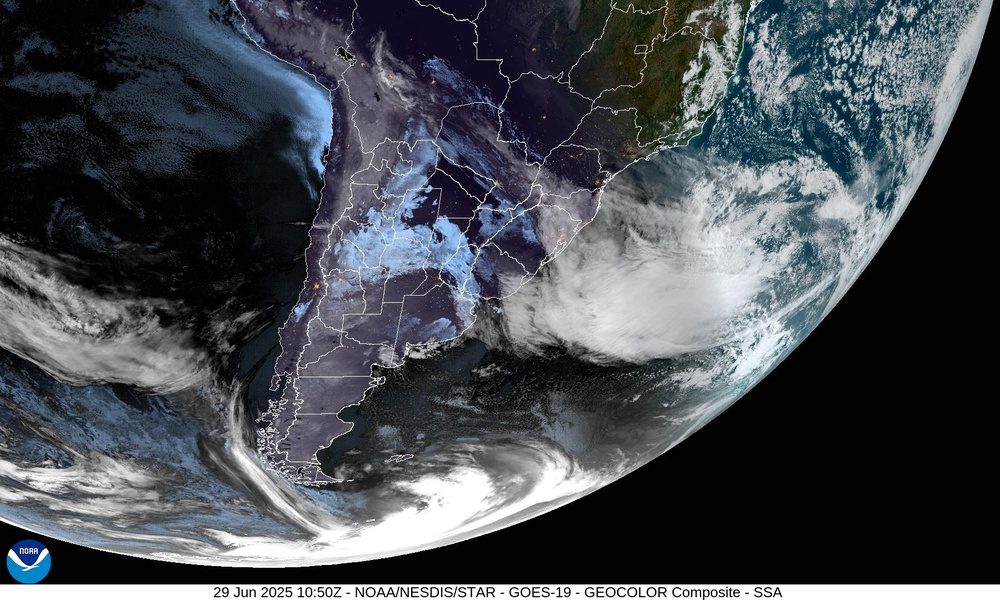
#> input picture visaoComputacional/atividade1/20251801050_GOES19-ABI-ssa-GEOCOLOR-1800x1080.jpg, 1000 x 600 px, shrunk from 1800 x 1080 before the run
$ python atividade1_GleyssonBettin.py
#> lines starting #> are read from the running program, lines starting #| are printed output that depends on the picture; after the words box and inside, x2 and y2 are one past the last pixel; in counts of white or black regions, pixels touching at a corner belong together
# ===============================================================
# Atividade 1 - Disciplina: Visão Computacional
# Autor: Gleysson Bettin
# Descrição: Aplica técnicas de PDI em imagens satelitais NOAA GOES-East conforme roteiro da atividade.
# ===============================================================

import cv2
import numpy as np
import os

# === Caminhos das imagens ===
img1_path = "20251801050_GOES19-ABI-ssa-GEOCOLOR-1800x1080.jpg"
img2_path = "20251801150_GOES19-ABI-ssa-GEOCOLOR-1800x1080.jpg"
img3_path = "20251801250_GOES19-ABI-ssa-GEOCOLOR-1800x1080.jpg"

# === Pasta de saída ===
output_dir = "resultados"
os.makedirs(output_dir, exist_ok=True)

# === 1. Carregar imagens ===
img1 = cv2.imread(img1_path)
#> img1 is the input picture: shape (600, 1000, 3); mean B, G, R 80.5, 74.3, 70
img2 = cv2.imread(img2_path)
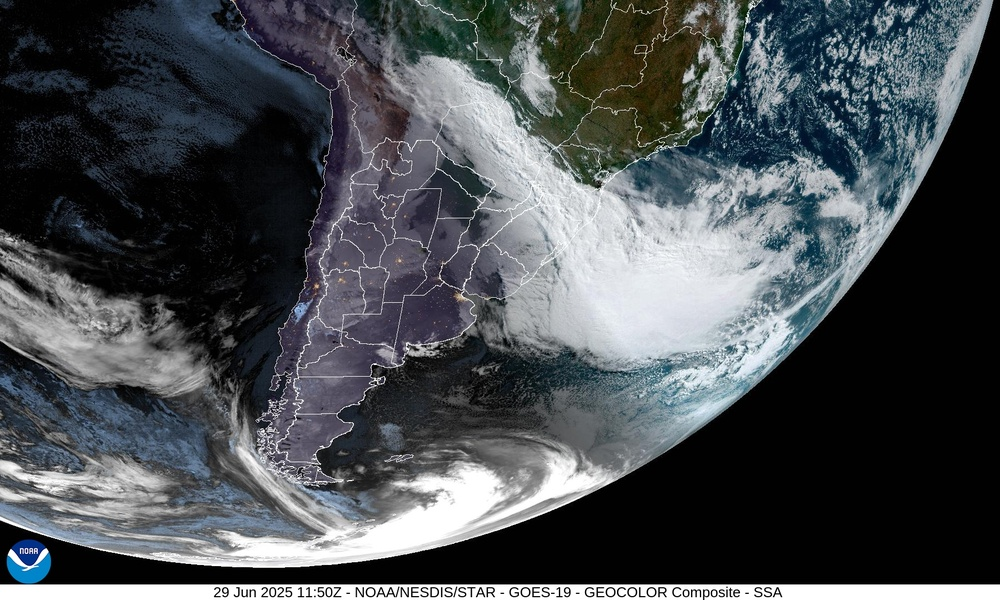
#> input picture visaoComputacional/atividade1/20251801150_GOES19-ABI-ssa-GEOCOLOR-1800x1080.jpg, 1000 x 600 px, shrunk from 1800 x 1080 before the run
#> img2 is the input picture: shape (600, 1000, 3); mean B, G, R 82.1, 78.3, 73.6
img3 = cv2.imread(img3_path)
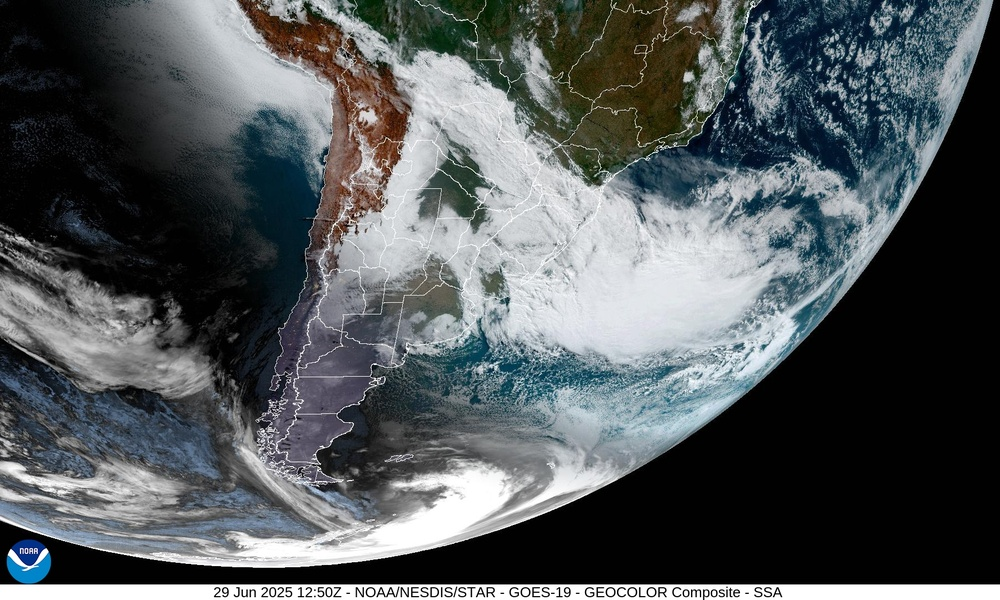
#> input picture visaoComputacional/atividade1/20251801250_GOES19-ABI-ssa-GEOCOLOR-1800x1080.jpg, 1000 x 600 px, shrunk from 1800 x 1080 before the run
#> img3 is the input picture: shape (600, 1000, 3); mean B, G, R 90.9, 88.7, 83.3

if img1 is None or img2 is None or img3 is None:
    raise FileNotFoundError("Erro: verifique os caminhos das imagens.")

# === 2. Converter para tons de cinza ===
gray1 = cv2.cvtColor(img1, cv2.COLOR_BGR2GRAY)
gray2 = cv2.cvtColor(img2, cv2.COLOR_BGR2GRAY)
gray3 = cv2.cvtColor(img3, cv2.COLOR_BGR2GRAY)

cv2.imwrite(os.path.join(output_dir, "01_gray1.png"), gray1)
cv2.imwrite(os.path.join(output_dir, "01_gray2.png"), gray2)
cv2.imwrite(os.path.join(output_dir, "01_gray3.png"), gray3)

# === 3. Normalizar ===
norm1 = cv2.normalize(gray1, None, 0, 255, cv2.NORM_MINMAX)
norm2 = cv2.normalize(gray2, None, 0, 255, cv2.NORM_MINMAX)
norm3 = cv2.normalize(gray3, None, 0, 255, cv2.NORM_MINMAX)

cv2.imwrite(os.path.join(output_dir, "02_norm1.png"), norm1)
cv2.imwrite(os.path.join(output_dir, "02_norm2.png"), norm2)
cv2.imwrite(os.path.join(output_dir, "02_norm3.png"), norm3)

# === 4. Ajuste de brilho ===
brilho_val = 50
bright1 = cv2.convertScaleAbs(norm1, alpha=1, beta=brilho_val)
bright2 = cv2.convertScaleAbs(norm2, alpha=1, beta=brilho_val)
bright3 = cv2.convertScaleAbs(norm3, alpha=1, beta=brilho_val)

cv2.imwrite(os.path.join(output_dir, "03_bright1.png"), bright1)
cv2.imwrite(os.path.join(output_dir, "03_bright2.png"), bright2)
cv2.imwrite(os.path.join(output_dir, "03_bright3.png"), bright3)

# === 5. Limiarização ===
limiar = 127
_, thresh1 = cv2.threshold(bright1, limiar, 255, cv2.THRESH_BINARY)
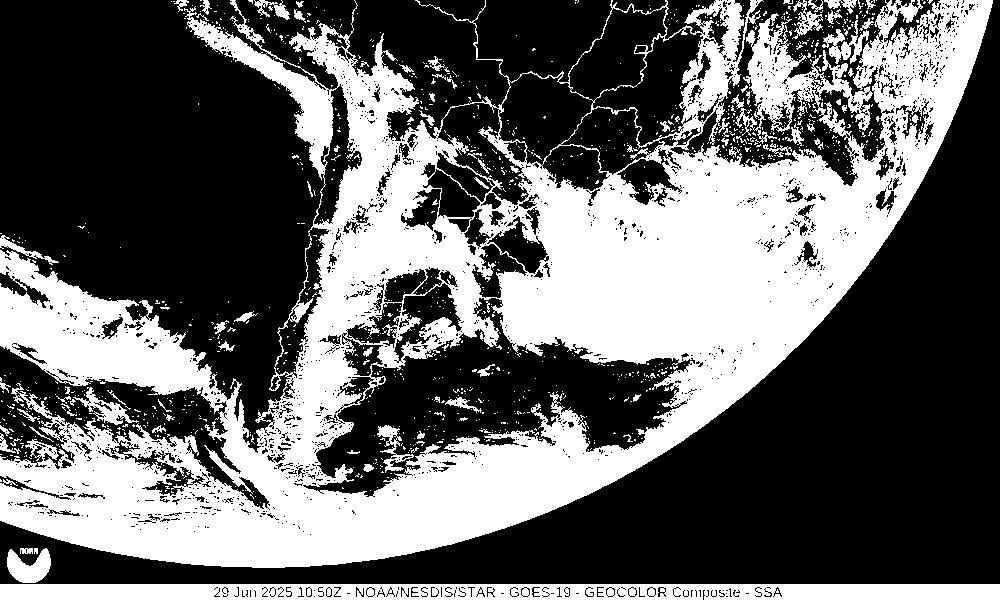
#> thresh1: shape (600, 1000); 39.4% white; 1203 white regions (1120 under 20 px), largest, box (x1, y1, x2, y2) and area: (0, 0, 993, 568) 210761, (0, 584, 1000, 600) 14761, (7, 548, 51, 583) 973
_, thresh2 = cv2.threshold(bright2, limiar, 255, cv2.THRESH_BINARY)
#> thresh2: shape (600, 1000); 40.5% white; 1297 white regions (1210 under 20 px), largest, box (x1, y1, x2, y2) and area: (0, 0, 993, 568) 214357, (0, 584, 1000, 600) 14768, (745, 18, 806, 126) 2653
_, thresh3 = cv2.threshold(bright3, limiar, 255, cv2.THRESH_BINARY)
#> thresh3: shape (600, 1000); 46.5% white; 1269 white regions (1179 under 20 px), largest, box (x1, y1, x2, y2) and area: (0, 0, 993, 568) 233598, (0, 243, 221, 400) 15963, (0, 584, 1000, 600) 14766

cv2.imwrite(os.path.join(output_dir, "04_thresh1.png"), thresh1)
cv2.imwrite(os.path.join(output_dir, "04_thresh2.png"), thresh2)
cv2.imwrite(os.path.join(output_dir, "04_thresh3.png"), thresh3)

# === 6. Inversão ===
inv1 = cv2.bitwise_not(thresh1)
inv2 = cv2.bitwise_not(thresh2)
inv3 = cv2.bitwise_not(thresh3)

cv2.imwrite(os.path.join(output_dir, "05_inv1.png"), inv1)
cv2.imwrite(os.path.join(output_dir, "05_inv2.png"), inv2)
cv2.imwrite(os.path.join(output_dir, "05_inv3.png"), inv3)

# === 7. Operações Lógicas (pares) ===
# AND
and12 = cv2.bitwise_and(inv1, inv2)
#> and12: shape (600, 1000); 53.4% white; 1045 black regions (994 under 20 px), largest, box (x1, y1, x2, y2) and area: (0, 0, 993, 568) 257317, (0, 584, 1000, 600) 14779, (7, 548, 51, 583) 973
and23 = cv2.bitwise_and(inv2, inv3)
#> and23: shape (600, 1000); 49.2% white; 1985 white regions (1829 under 20 px), largest, box (x1, y1, x2, y2) and area: (0, 0, 1000, 584) 129635, (0, 0, 329, 444) 79500, (432, 0, 941, 191) 39536
and13 = cv2.bitwise_and(inv1, inv3)
#> and13: shape (600, 1000); 47.9% white; 2095 white regions (1939 under 20 px), largest, box (x1, y1, x2, y2) and area: (0, 0, 1000, 584) 129624, (0, 0, 329, 444) 79253, (399, 0, 716, 173) 27481
cv2.imwrite(os.path.join(output_dir, "06_and12.png"), and12)
cv2.imwrite(os.path.join(output_dir, "06_and23.png"), and23)
cv2.imwrite(os.path.join(output_dir, "06_and13.png"), and13)

# OR
or12 = cv2.bitwise_or(inv1, inv2)
#> or12: shape (600, 1000); 66.7% white; 1415 black regions (1315 under 20 px), largest, box (x1, y1, x2, y2) and area: (0, 0, 993, 568) 156233, (0, 584, 1000, 600) 14736, (0, 250, 221, 405) 13696
or23 = cv2.bitwise_or(inv2, inv3)
#> or23: shape (600, 1000); 63.8% white; 1416 black regions (1314 under 20 px), largest, box (x1, y1, x2, y2) and area: (0, 0, 993, 568) 175111, (0, 584, 1000, 600) 14758, (0, 252, 217, 400) 13662
or13 = cv2.bitwise_or(inv1, inv3)
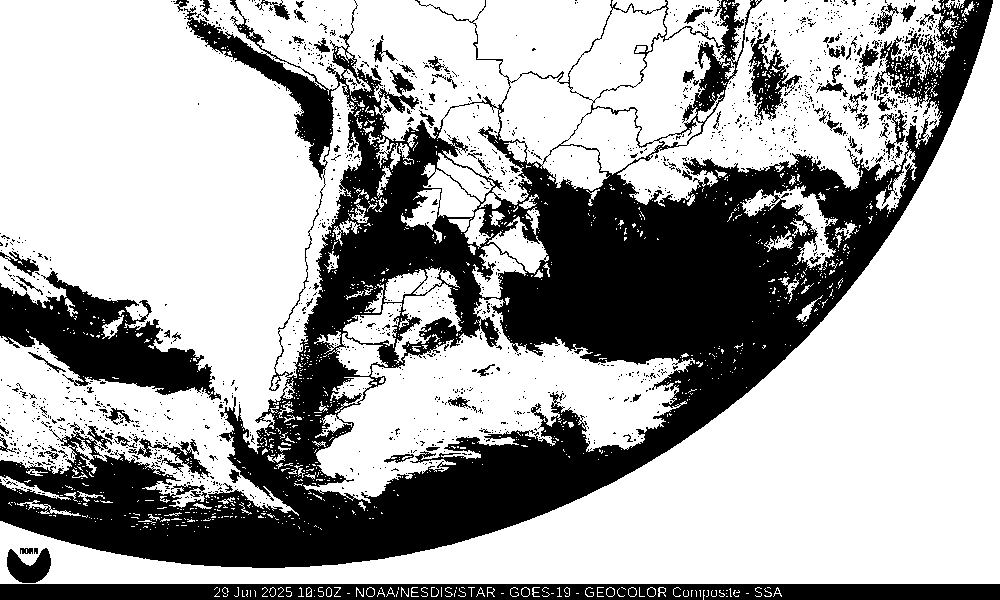
#> or13: shape (600, 1000); 66.2% white; 1588 black regions (1482 under 20 px), largest, box (x1, y1, x2, y2) and area: (0, 0, 993, 568) 161961, (0, 584, 1000, 600) 14755, (0, 271, 221, 400) 12356
cv2.imwrite(os.path.join(output_dir, "07_or12.png"), or12)
cv2.imwrite(os.path.join(output_dir, "07_or23.png"), or23)
cv2.imwrite(os.path.join(output_dir, "07_or13.png"), or13)

# XOR
xor12 = cv2.bitwise_xor(inv1, inv2)
#> xor12: shape (600, 1000); 13.4% white; 3730 white regions (3428 under 20 px), largest, box (x1, y1, x2, y2) and area: (335, 9, 596, 209) 13362, (525, 344, 695, 452) 7136, (194, 24, 334, 180) 4153
xor23 = cv2.bitwise_xor(inv2, inv3)
#> xor23: shape (600, 1000); 14.6% white; 3648 white regions (3349 under 20 px), largest, box (x1, y1, x2, y2) and area: (126, 0, 362, 261) 20957, (375, 337, 610, 479) 8397, (14, 383, 278, 512) 5374
xor13 = cv2.bitwise_xor(inv1, inv3)
#> xor13: shape (600, 1000); 18.2% white; 3157 white regions (2923 under 20 px), largest, box (x1, y1, x2, y2) and area: (404, 298, 695, 479) 15807, (253, 0, 603, 209) 15105, (126, 0, 337, 197) 13823
cv2.imwrite(os.path.join(output_dir, "08_xor12.png"), xor12)
cv2.imwrite(os.path.join(output_dir, "08_xor23.png"), xor23)
cv2.imwrite(os.path.join(output_dir, "08_xor13.png"), xor13)

# === 8. Subtração (pares) ===
sub12 = cv2.absdiff(gray1, gray2)
sub23 = cv2.absdiff(gray2, gray3)
sub13 = cv2.absdiff(gray1, gray3)
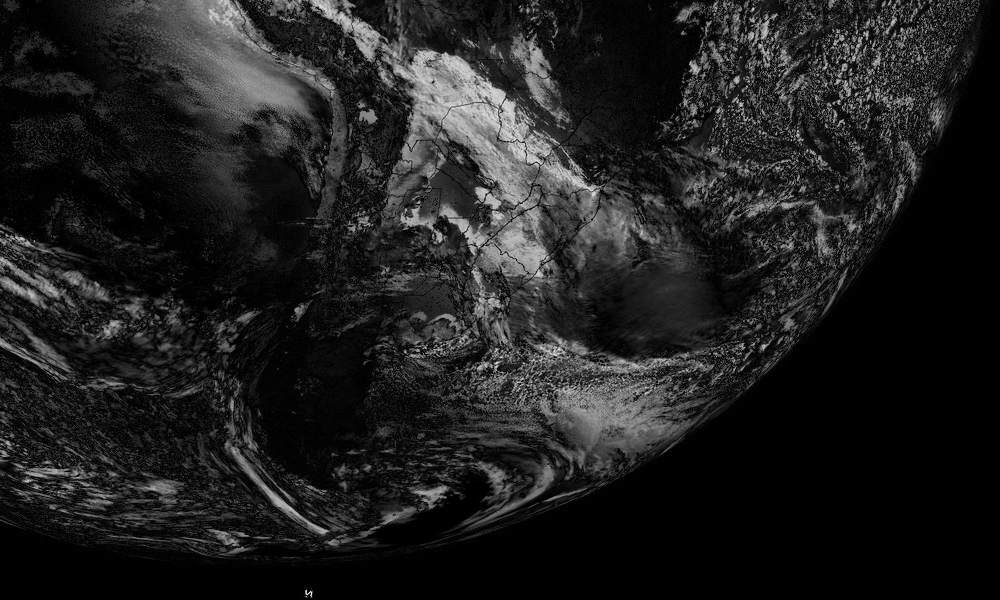
#> sub13: shape (600, 1000); min 0, max 249, mean 31.6

cv2.imwrite(os.path.join(output_dir, "09_sub12.png"), sub12)
cv2.imwrite(os.path.join(output_dir, "09_sub23.png"), sub23)
cv2.imwrite(os.path.join(output_dir, "09_sub13.png"), sub13)

# (Opcional) Empilhamento final para visualização
stack_horizontal = np.hstack([gray1, gray2, gray3])
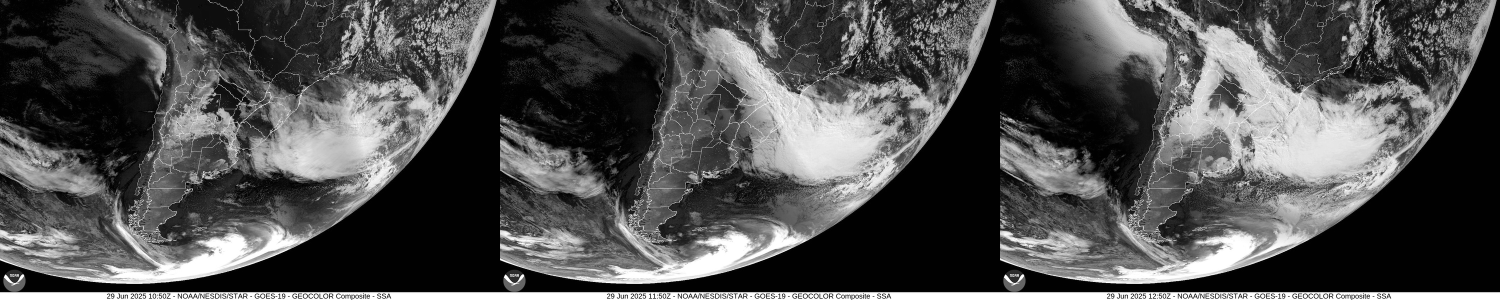
#> stack_horizontal: shape (600, 3000) (shown at 1/2 size); min 0, max 255, mean 79.4
cv2.imwrite(os.path.join(output_dir, "10_stack_horizontal.png"), stack_horizontal)

stack_vertical = np.vstack([and12, or12, xor12, sub12])
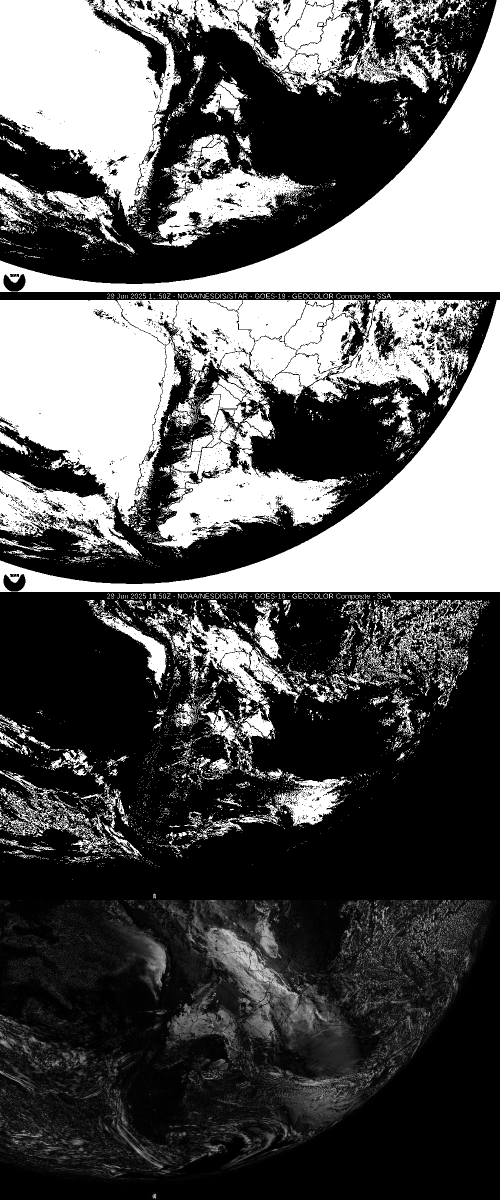
#> stack_vertical: shape (2400, 1000) (shown at 1/2 size); min 0, max 255, mean 90.7
cv2.imwrite(os.path.join(output_dir, "11_stack_vertical.png"), stack_vertical)

print("Processamento concluído! Resultados salvos na pasta:", output_dir)
